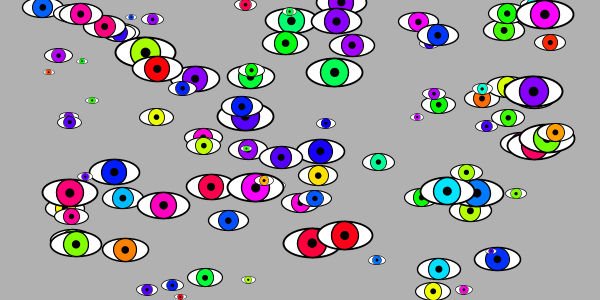
Frame 1 (no input)
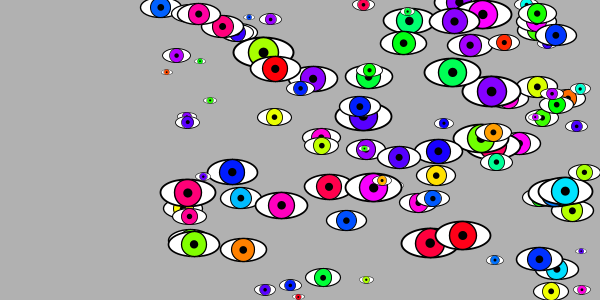
Frame 60 (the mouse pressed at the canvas centre just before this capture)
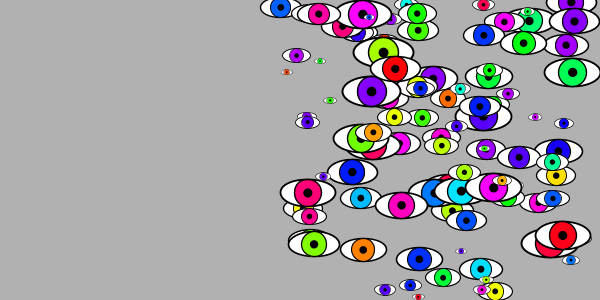
Frame 120 (the mouse held since frame 60 and released just before this capture)

The Processing sketch that drew these frames (run headless with seeded random() and noise(); from frame 60 on, the mouse is pressed at the canvas centre):

// Processing sketch: processing_41475
// ── processing_41475.pde

    Eye[] hiEye= new Eye[100];

void setup() {
  size(600, 300);
  smooth();
  colorMode(HSB, 360, 100, 100);
  for (int i=0; i<hiEye.length; i++) {
    hiEye[i] =new Eye(color(random(360), 100, 100), random(30, width-30), random(height), random(5, 30));
  }
}

void draw() {
  background(250);
  for (int i=0; i<hiEye.length; i++) {
    hiEye[i].move();
    hiEye[i].display();
    }
  }

class Eye {
  color c;
  float x;
  float y;
  float xspeed;
  float d;

  Eye(color tempC, float tempX, float tempY, float tempD) {
    c=tempC;
    x=tempX;
    y=tempY;
    xspeed=2;
    d=tempD;
  }

  void display() {
    stroke(0);
    strokeWeight(d/15);
    fill(360);
    ellipse(x, y, d*2, d);
    strokeWeight(d/20);
    fill(c);
    ellipse(x, y, d, d);
    fill(0);
    noStroke();
    ellipse(x, y, d/3, d/3);
  }

  void move() {
    x=x+xspeed;
    if (x>width-d || x<d) {
      xspeed = -xspeed;
    }
  }
}  
         
